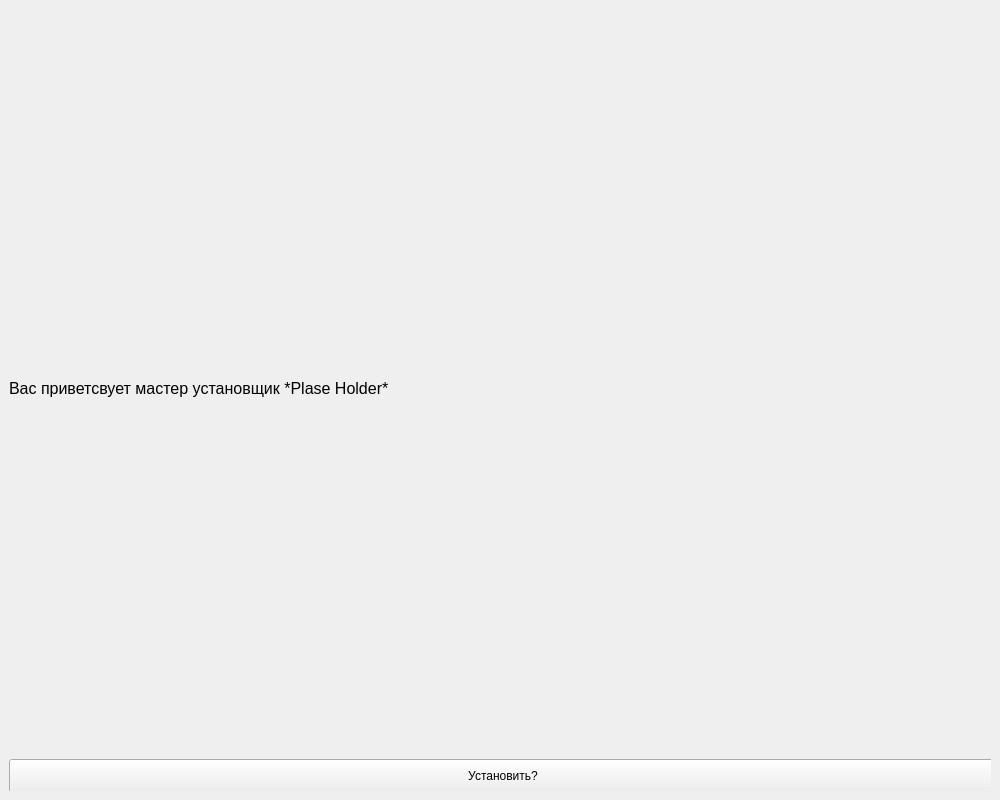
<?xml version="1.0" encoding="UTF-8"?>
<ui version="4.0">
 <class>MainWindow</class>
 <widget class="QMainWindow" name="MainWindow">
  <property name="geometry">
   <rect>
    <x>0</x>
    <y>0</y>
    <width>1000</width>
    <height>800</height>
   </rect>
  </property>
  <property name="windowTitle">
   <string>Installer</string>
  </property>
  <widget class="QWidget" name="centralwidget">
   <layout class="QVBoxLayout" name="verticalLayout">
    <item>
     <widget class="QStackedWidget" name="stackedWidget">
      <property name="currentIndex">
       <number>0</number>
      </property>
      <widget class="QWidget" name="page_3">
       <widget class="QLabel" name="label">
        <property name="geometry">
         <rect>
          <x>0</x>
          <y>370</y>
          <width>988</width>
          <height>18</height>
         </rect>
        </property>
        <property name="font">
         <font>
          <pointsize>12</pointsize>
         </font>
        </property>
        <property name="text">
         <string>Вас приветсвует мастер установщик *Plase Holder*</string>
        </property>
       </widget>
       <widget class="QPushButton" name="pushButton">
        <property name="geometry">
         <rect>
          <x>0</x>
          <y>750</y>
          <width>988</width>
          <height>34</height>
         </rect>
        </property>
        <property name="text">
         <string>Установить?</string>
        </property>
       </widget>
      </widget>
      <widget class="QWidget" name="page_4"/>
     </widget>
    </item>
   </layout>
  </widget>
 </widget>
 <resources/>
 <connections/>
</ui>
